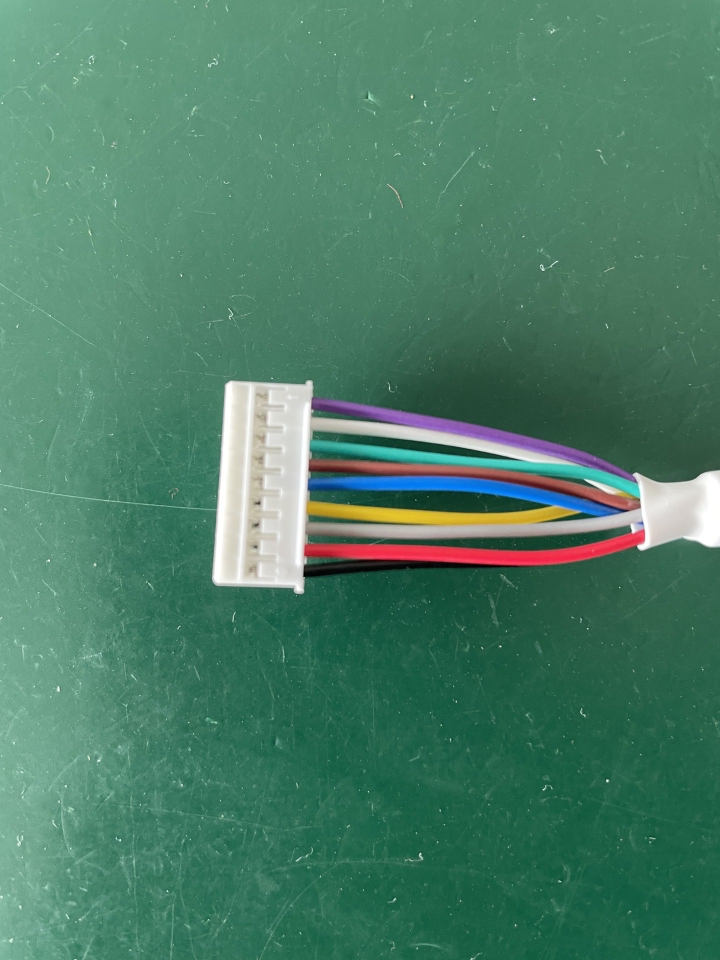
#> input picture aa.jpg, 1440 x 1920 px (shown at 1/2 size)
$ python main.py
#> lines starting #> are read from the running program, lines starting #| are printed output that depends on the picture; after the words box and inside, x2 and y2 are one past the last pixel; in counts of white or black regions, pixels touching at a corner belong together
import cv2
import numpy as np


def rgb2hsv(r, g, b):
    r, g, b = r / 255.0, g / 255.0, b / 255.0
    mx = max(r, g, b)
    mn = min(r, g, b)
    m = mx - mn
    if mx == mn:
        h = 0
    elif mx == r:
        if g >= b:
            h = ((g - b) / m) * 60
        else:
            h = ((g - b) / m) * 60 + 360
    elif mx == g:
        h = ((b - r) / m) * 60 + 120
    elif mx == b:
        h = ((r - g) / m) * 60 + 240
    if mx == 0:
        s = 0
    else:
        s = m / mx
    v = mx
    H = h / 2
    S = s * 255.0
    V = v * 255.0
    return H, S, V
import cv2
import numpy as np

def redFind(image):
    lower = np.array([168, 43, 46])
    upper = np.array([180, 255, 255])
    hsv = cv2.cvtColor(image, cv2.COLOR_BGR2HSV)
    mask = cv2.inRange(hsv, lower, upper)
    s = cv2.getStructuringElement(cv2.MORPH_RECT,(5,5))
    openI = cv2.morphologyEx(mask,cv2.MORPH_OPEN,s,iterations=1)
    closeI = cv2.morphologyEx(openI,cv2.MORPH_CLOSE,s,iterations=1)
    contours, hierarchy = cv2.findContours(closeI, cv2.RETR_TREE, cv2.CHAIN_APPROX_SIMPLE)
    for c in contours:
        rect = cv2.minAreaRect(c)
        print("红色:", int((rect[0][1] + rect[1][1]/2)))

    cv2.imshow("aaa", closeI)
    cv2.waitKey(1000)

def purpleFind(image):
    lower = np.array([142, 43, 46])
    upper = np.array([147, 255, 255])
    hsv = cv2.cvtColor(image, cv2.COLOR_BGR2HSV)
    mask = cv2.inRange(hsv, lower, upper)
    s = cv2.getStructuringElement(cv2.MORPH_RECT,(5,5))
    openI = cv2.morphologyEx(mask,cv2.MORPH_OPEN,s,iterations=1)
    closeI = cv2.morphologyEx(openI,cv2.MORPH_CLOSE,s,iterations=1)
    contours, hierarchy = cv2.findContours(closeI, cv2.RETR_TREE, cv2.CHAIN_APPROX_SIMPLE)
    for c in contours:
        rect = cv2.minAreaRect(c)
        print("紫色:", int((rect[0][1] + rect[1][1]/2)))

    cv2.imshow("aaa", closeI)
    cv2.waitKey(1000)

def blueFind(image):
    lower = np.array([102, 43, 46])
    upper = np.array([112, 255, 255])
    hsv = cv2.cvtColor(image, cv2.COLOR_BGR2HSV)
    mask = cv2.inRange(hsv, lower, upper)
    s = cv2.getStructuringElement(cv2.MORPH_RECT,(5,5))
    openI = cv2.morphologyEx(mask,cv2.MORPH_OPEN,s,iterations=1)
    closeI = cv2.morphologyEx(openI,cv2.MORPH_CLOSE,s,iterations=1)
    contours, hierarchy = cv2.findContours(closeI, cv2.RETR_TREE, cv2.CHAIN_APPROX_SIMPLE)
    for c in contours:
        rect = cv2.minAreaRect(c)
        print("蓝色:", int((rect[0][1] + rect[1][1]/2)))

    cv2.imshow("aaa", closeI)
    cv2.waitKey(1000)

def yellowFind(image):
    lower = np.array([20, 43, 46])
    upper = np.array([25, 255, 255])
    hsv = cv2.cvtColor(image, cv2.COLOR_BGR2HSV)
    mask = cv2.inRange(hsv, lower, upper)
    s = cv2.getStructuringElement(cv2.MORPH_RECT,(5,5))
    openI = cv2.morphologyEx(mask,cv2.MORPH_OPEN,s,iterations=1)
    closeI = cv2.morphologyEx(openI,cv2.MORPH_CLOSE,s,iterations=1)
    contours, hierarchy = cv2.findContours(closeI, cv2.RETR_TREE, cv2.CHAIN_APPROX_SIMPLE)
    for c in contours:
        rect = cv2.minAreaRect(c)
        print("黄色:", int((rect[0][1] + rect[1][1]/2)))

    cv2.imshow("aaa", closeI)
    cv2.waitKey(1000)

def orangeFind(image):
    lower = np.array([11, 43, 46])
    upper = np.array([15, 255, 255])
    hsv = cv2.cvtColor(image, cv2.COLOR_BGR2HSV)
    mask = cv2.inRange(hsv, lower, upper)
    s = cv2.getStructuringElement(cv2.MORPH_RECT,(7,7))
    openI = cv2.morphologyEx(mask,cv2.MORPH_OPEN,s,iterations=1)
    closeI = cv2.morphologyEx(openI,cv2.MORPH_CLOSE,s,iterations=1)
    contours, hierarchy = cv2.findContours(closeI, cv2.RETR_TREE, cv2.CHAIN_APPROX_SIMPLE)
    for c in contours:
        rect = cv2.minAreaRect(c)
        print("橙色:", int((rect[0][1] + rect[1][1]/2)))

    cv2.imshow("aaa", closeI)
    cv2.waitKey(1000)

def brownFind(image):
    lower = np.array([3, 43, 46])
    upper = np.array([8, 255, 255])
    hsv = cv2.cvtColor(image, cv2.COLOR_BGR2HSV)
    mask = cv2.inRange(hsv, lower, upper)
    s = cv2.getStructuringElement(cv2.MORPH_RECT,(5,5))
    openI = cv2.morphologyEx(mask,cv2.MORPH_OPEN,s,iterations=1)
    closeI = cv2.morphologyEx(openI,cv2.MORPH_CLOSE,s,iterations=1)
    contours, hierarchy = cv2.findContours(closeI, cv2.RETR_TREE, cv2.CHAIN_APPROX_SIMPLE)
    for c in contours:
        rect = cv2.minAreaRect(c)
        print("棕色:", int((rect[0][1] + rect[1][1]/2)))

    cv2.imshow("aaa", closeI)
    cv2.waitKey(1000)


fk = cv2.imread('aa.jpg')
#> fk is the input picture: shape (1920, 1440, 3); mean B, G, R 102.8, 125.7, 74.9
image = cv2.resize(fk, (500, 800))
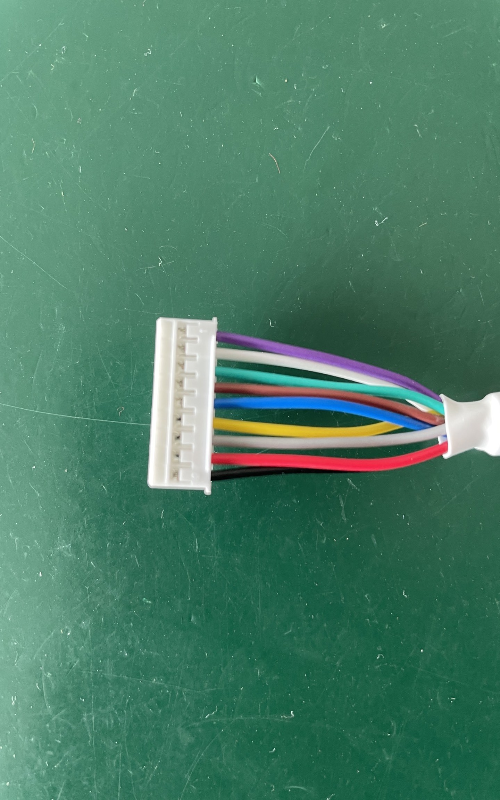
#> image: shape (800, 500, 3); mean B, G, R 102.7, 125.6, 74.8
purpleFind(image)
#> in purpleFind, `hsv = cv2.cvtColor(image, cv2.COLOR_BGR2HSV)`: hsv: shape (800, 500, 3); mean H, S, V 75.4, 120, 128.5
#> in purpleFind, `mask = cv2.inRange(hsv, lower, upper)`:
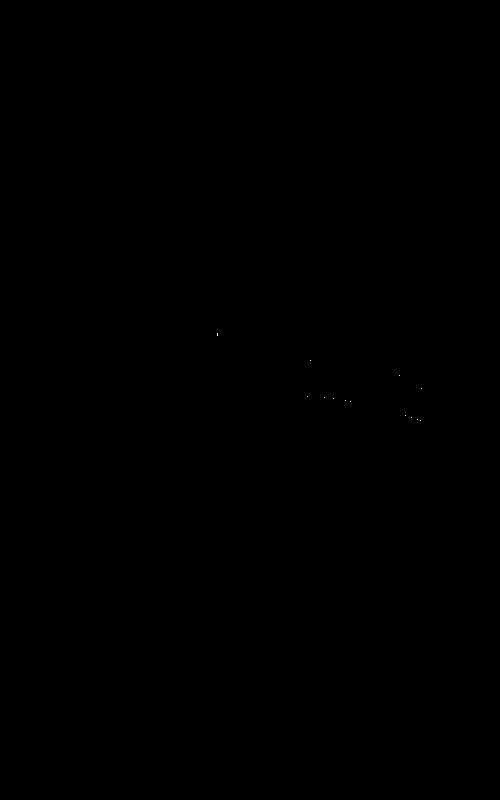
#> mask: shape (800, 500); 0% white in thin lines or dots, all inside (x1, y1, x2, y2) = (217, 333, 422, 421)
#> in purpleFind, `openI = cv2.morphologyEx(mask,cv2.MORPH_OPEN,s,iterations=1)`: openI: shape (800, 500); every value is 0
#> in purpleFind, `contours, hierarchy = cv2.findContours(closeI, cv2.RETR_TREE, cv2.CHAI..`: contours = []
orangeFind(image)
#> in orangeFind, `mask = cv2.inRange(hsv, lower, upper)`: mask: shape (800, 500); 0.03% white in thin lines or dots, all inside (x1, y1, x2, y2) = (177, 367, 444, 478)
yellowFind(image)
#> in yellowFind, `mask = cv2.inRange(hsv, lower, upper)`:
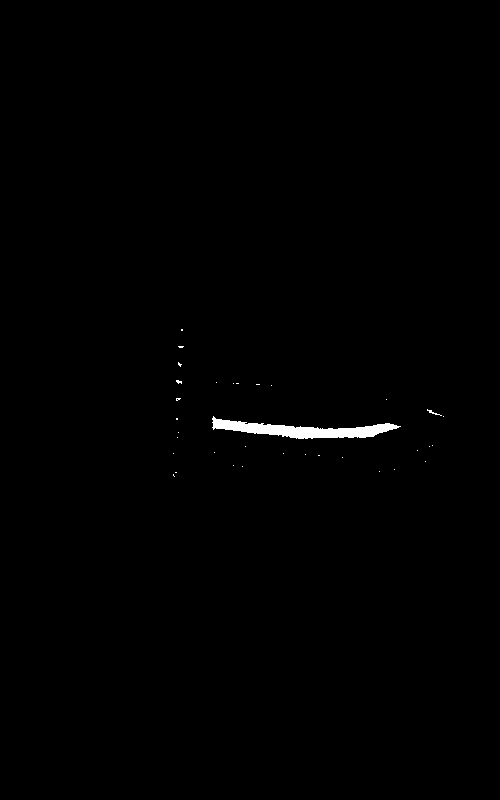
#> mask: shape (800, 500); 0.49% white; 34 white regions (32 under 20 px), largest, box (x1, y1, x2, y2) and area: (212, 416, 401, 439) 1848, (427, 409, 442, 416) 26
#> in yellowFind, `openI = cv2.morphologyEx(mask,cv2.MORPH_OPEN,s,iterations=1)`: openI: shape (800, 500); 0.45% white; 1 white region, box (x1, y1, x2, y2) and area: (213, 419, 394, 439) 1787
#> in yellowFind, `closeI = cv2.morphologyEx(openI,cv2.MORPH_CLOSE,s,iterations=1)`: closeI: shape (800, 500); 0.45% white; 1 white region
#> in yellowFind, `contours, hierarchy = cv2.findContours(closeI, cv2.RETR_TREE, cv2.CHAI..`: contours = 1 contour; box (x1, y1, x2, y2) and area: (213, 419, 394, 439) 1609
#> the loop in yellowFind, `for c in contours:` made 1 pass
#> rect on pass 1: ((302.9, 429.5), (17.16, 180.2), -88.64)
#| 黄色: 519
brownFind(image)
#> in brownFind, `mask = cv2.inRange(hsv, lower, upper)`:
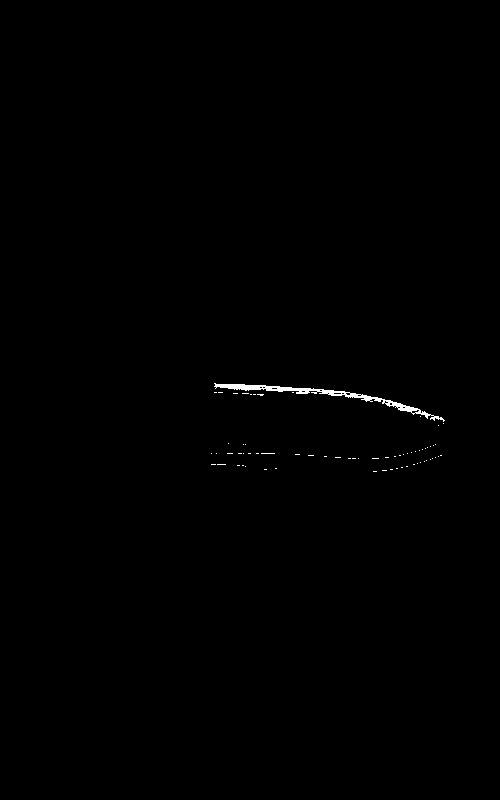
#> mask: shape (800, 500); 0.3% white; 68 white regions (67 under 20 px), largest, box (x1, y1, x2, y2) and area: (214, 383, 445, 422) 1018
#> in brownFind, `openI = cv2.morphologyEx(mask,cv2.MORPH_OPEN,s,iterations=1)`: openI: shape (800, 500); 0.08% white; 6 white regions
#> in brownFind, `contours, hierarchy = cv2.findContours(closeI, cv2.RETR_TREE, cv2.CHAI..`: contours = 6 contours, 3 with area under 20; largest, box (x1, y1, x2, y2) and area: (228, 384, 260, 390) 128, (405, 406, 412, 412) 27, (266, 386, 272, 391) 20
#> the loop in brownFind, `for c in contours:` made 6 passes
#> (c, rect) on passes 2 to 5: ([[365, 396], [365, 400], [369, 400], [369, 396]], ((367, 398), (4, 4), -90)), ([[329, 390], [329, 394], [333, 394], [333, 390]], ((331, 392), (4, 4), -90)), ([[278, 387], [278, 391], [282, 391], [282, 387]], ((280, 389), (4, 4), -90)), ([[266, 386], [266, 390], [271, 390], [271, 386]], ((268.5, 388), (4, 5), -90))
#> rect on passes 1, 6: ((408, 408.5), (5, 6), -90), ((243.5, 386.5), (5, 31), -90)
#| 棕色: 411
#| 棕色: 400
#| 棕色: 394
#| 棕色: 391
#| 棕色: 390
#| 棕色: 402
blueFind(image)
#> in blueFind, `mask = cv2.inRange(hsv, lower, upper)`:
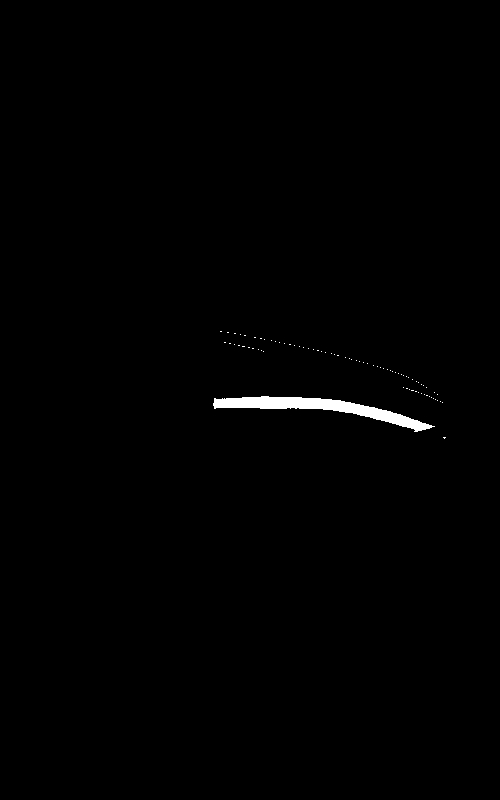
#> mask: shape (800, 500); 0.61% white; 80 white regions (79 under 20 px), largest, box (x1, y1, x2, y2) and area: (213, 396, 435, 432) 2352
#> in blueFind, `openI = cv2.morphologyEx(mask,cv2.MORPH_OPEN,s,iterations=1)`: openI: shape (800, 500); 0.58% white; 1 white region
#> in blueFind, `contours, hierarchy = cv2.findContours(closeI, cv2.RETR_TREE, cv2.CHAI..`: contours = 1 contour; box (x1, y1, x2, y2) and area: (214, 396, 429, 431) 2102
#> the loop in blueFind, `for c in contours:` made 1 pass
#> rect on pass 1: ((321.6, 408.6), (21.28, 215.9), -83.47)
#| 蓝色: 516
redFind(image)
#> in redFind, `mask = cv2.inRange(hsv, lower, upper)`:
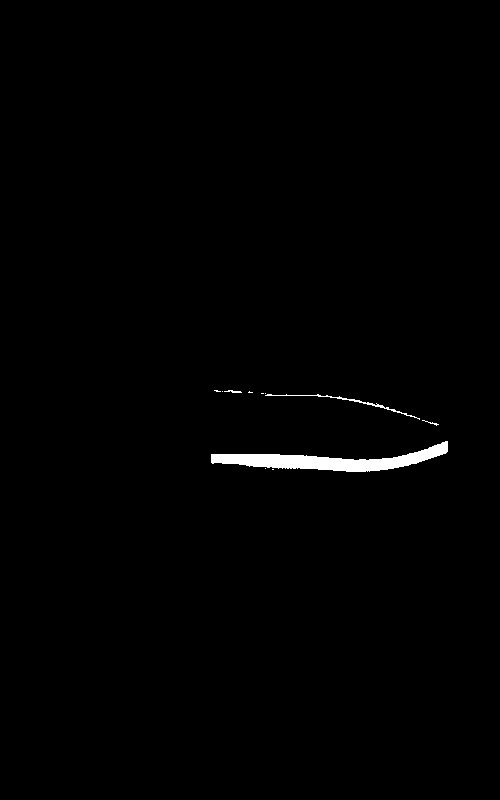
#> mask: shape (800, 500); 0.8% white; 11 white regions (7 under 20 px), largest, box (x1, y1, x2, y2) and area: (211, 441, 448, 472) 2868, (265, 394, 420, 420) 250, (224, 390, 242, 393) 31, (422, 420, 439, 426) 23
#> in redFind, `openI = cv2.morphologyEx(mask,cv2.MORPH_OPEN,s,iterations=1)`:
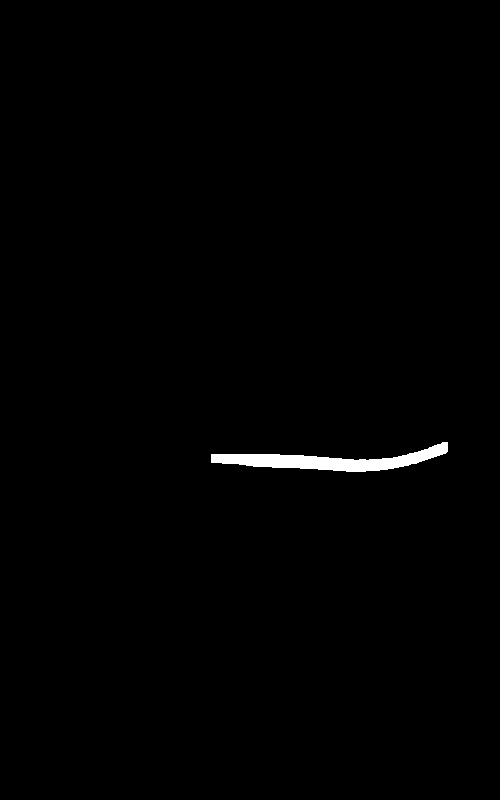
#> openI: shape (800, 500); 0.71% white; 1 white region, box (x1, y1, x2, y2) and area: (211, 442, 448, 472) 2845
#> in redFind, `closeI = cv2.morphologyEx(openI,cv2.MORPH_CLOSE,s,iterations=1)`: closeI: shape (800, 500); 0.71% white; 1 white region
#> in redFind, `contours, hierarchy = cv2.findContours(closeI, cv2.RETR_TREE, cv2.CHAI..`: contours = 1 contour; box (x1, y1, x2, y2) and area: (211, 442, 448, 472) 2602
#> the loop in redFind, `for c in contours:` made 1 pass
#> rect on pass 1: ((329.4, 460.3), (236.7, 24.97), -2.97)
#| 红色: 472
cv2.waitKey()
